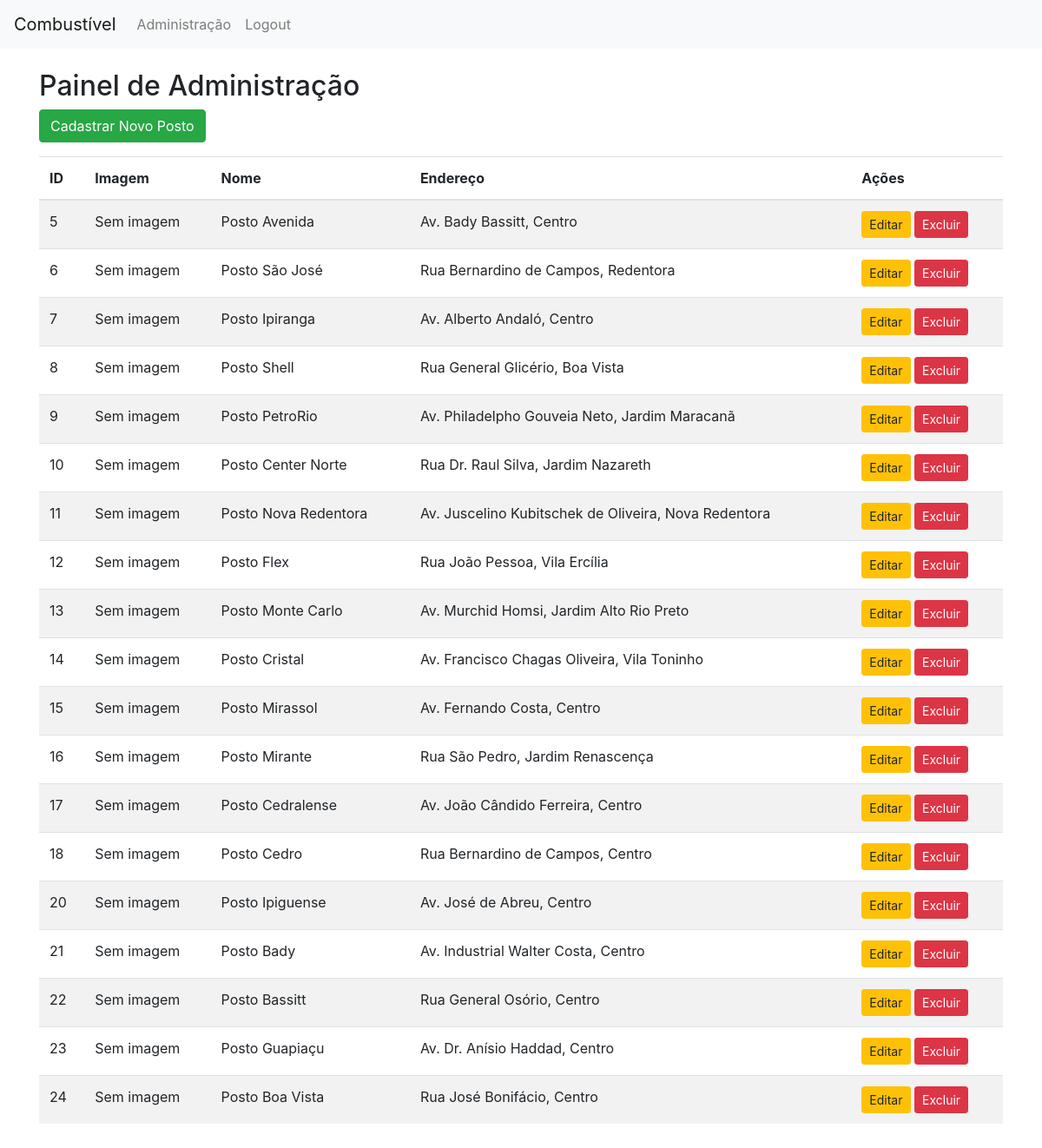
Page /admin (signed in) on the committed database.
### app.py (models this page shows, shortened)
class Posto(db.Model):
    id = db.Column(db.Integer, primary_key=True)
    nome = db.Column(db.String(100), nullable=False)
    endereco = db.Column(db.String(200), nullable=False)
    latitude = db.Column(db.Float, nullable=False)
    longitude = db.Column(db.Float, nullable=False)
    preco_gasolina = db.Column(db.Float, nullable=True)
    preco_etanol = db.Column(db.Float, nullable=True)
    preco_diesel = db.Column(db.Float, nullable=True)
    imagem = db.Column(db.String(200), nullable=True)
    atualizado_em = db.Column(db.DateTime, default=datetime.utcnow)

### app.py (the view)
@app.route('/admin')
@login_required
def admin():
    postos = Posto.query.all()
    return render_template('admin.html', postos=postos)

### app.py (called while the page is built)
@login_manager.user_loader
def load_user(user_id):
    return Admin.query.get(int(user_id))

### templates/admin.html
{% extends 'base.html' %}
{% block content %}
  <h2>Painel de Administração</h2>
  <a href="{{ url_for('cadastro') }}" class="btn btn-success mb-3">Cadastrar Novo Posto</a>
  <table class="table table-striped table-hover">
    <thead>
      <tr>
        <th>ID</th><th>Imagem</th><th>Nome</th><th>Endereço</th><th>Ações</th>
      </tr>
    </thead>
    <tbody>
      {% for posto in postos %}
      <tr>
        <td>{{ posto.id }}</td>
        <td>
          {% if posto.imagem %}
            <img src="{{ url_for('static', filename='uploads/' ~ posto.imagem) }}" alt="Imagem" width="80">
          {% else %}
            Sem imagem
          {% endif %}
        </td>
        <td>{{ posto.nome }}</td>
        <td>{{ posto.endereco }}</td>
        <td>
          <a href="{{ url_for('edit_posto', id=posto.id) }}" class="btn btn-warning btn-sm">Editar</a>
          <a href="{{ url_for('delete_posto', id=posto.id) }}" class="btn btn-danger btn-sm">Excluir</a>
        </td>
      </tr>
      {% endfor %}
    </tbody>
  </table>
{% endblock %}

### static/style.css (style rules this page uses)
body { padding-bottom: 50px; }

### rows in the picture
Posto: id "5", shows "Sem imagem", nome "Posto Avenida", endereco "Av. Bady Bassitt, Centro"
Posto: id "6", shows "Sem imagem", nome "Posto São José", endereco "Rua Bernardino de Campos, Redentora"
Posto: id "7", shows "Sem imagem", nome "Posto Ipiranga", endereco "Av. Alberto Andaló, Centro"
Posto: id "8", shows "Sem imagem", nome "Posto Shell", endereco "Rua General Glicério, Boa Vista"
Posto: id "9", shows "Sem imagem", nome "Posto PetroRio", endereco "Av. Philadelpho Gouveia Neto, Jardim Maracanã"
Posto: id "10", shows "Sem imagem", nome "Posto Center Norte", endereco "Rua Dr. Raul Silva, Jardim Nazareth"
Posto: id "11", shows "Sem imagem", nome "Posto Nova Redentora", endereco "Av. Juscelino Kubitschek de Oliveira, Nova Redentora"
Posto: id "12", shows "Sem imagem", nome "Posto Flex", endereco "Rua João Pessoa, Vila Ercília"
Posto: id "13", shows "Sem imagem", nome "Posto Monte Carlo", endereco "Av. Murchid Homsi, Jardim Alto Rio Preto"
Posto: id "14", shows "Sem imagem", nome "Posto Cristal", endereco "Av. Francisco Chagas Oliveira, Vila Toninho"
Posto: id "15", shows "Sem imagem", nome "Posto Mirassol", endereco "Av. Fernando Costa, Centro"
Posto: id "16", shows "Sem imagem", nome "Posto Mirante", endereco "Rua São Pedro, Jardim Renascença"
Posto: id "17", shows "Sem imagem", nome "Posto Cedralense", endereco "Av. João Cândido Ferreira, Centro"
Posto: id "18", shows "Sem imagem", nome "Posto Cedro", endereco "Rua Bernardino de Campos, Centro"
Posto: id "20", shows "Sem imagem", nome "Posto Ipiguense", endereco "Av. José de Abreu, Centro"
Posto: id "21", shows "Sem imagem", nome "Posto Bady", endereco "Av. Industrial Walter Costa, Centro"
Posto: id "22", shows "Sem imagem", nome "Posto Bassitt", endereco "Rua General Osório, Centro"
Posto: id "23", shows "Sem imagem", nome "Posto Guapiaçu", endereco "Av. Dr. Anísio Haddad, Centro"
Posto: id "24", shows "Sem imagem", nome "Posto Boa Vista", endereco "Rua José Bonifácio, Centro"
